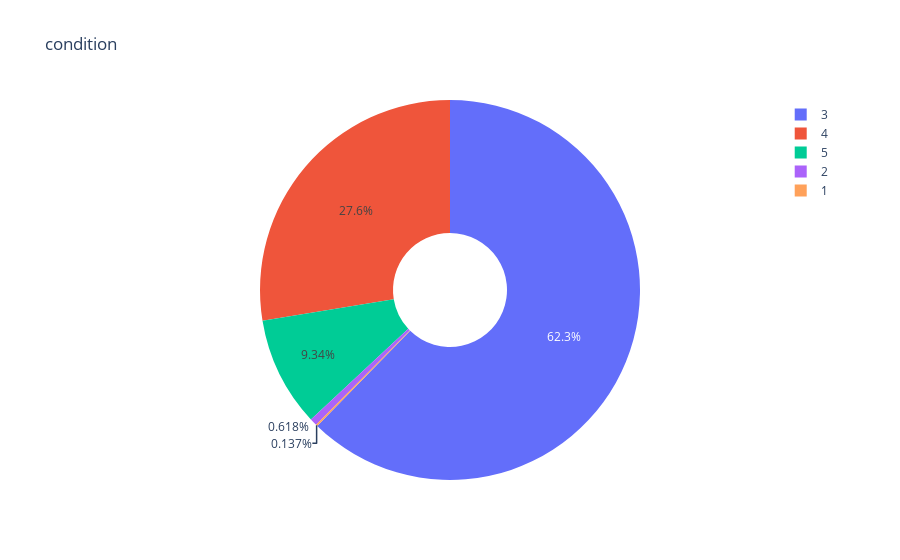

Here is the notebook cell this chart was saved with:
### Markdown cell above
* Most of the haous saled in Redmond city

### Code cell
# Donut chart for how conditon distributed
a=px.pie(df_cleaned,names="condition",hole=0.3,title="condition")
a.show()

### Figure 1 — Plotly figure (JSON) as saved in the notebook; plotly's stock layout.template omitted (floating-point values rounded to 4 significant figures; data arrays with more than 128 entries replaced by an {"elided": "..."} marker saying what was removed)
{"data": [{"domain": {"x": [0, 1], "y": [0, 1]}, "hole": 0.3, "hovertemplate": "condition=%{label}<extra></extra>", "labels": {"elided": "4368 int values"}, "legendgroup": "", "name": "", "showlegend": true, "type": "pie"}], "layout": {"autosize": true, "legend": {"tracegroupgap": 0}, "title": {"text": "condition"}}}
